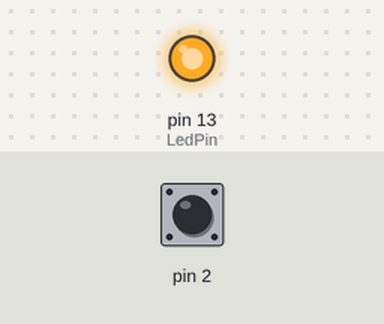
A sketch run on a simulated Arduino Uno, built with avr-gcc and run on an emulated ATmega328P. On the bench: output pins drawn as LEDs (lit = HIGH). The inputs (shaded band) are chosen by the test bench; at power-on: pin 2 HIGH.

Above: at 0.1 s.
At 0.6 s:
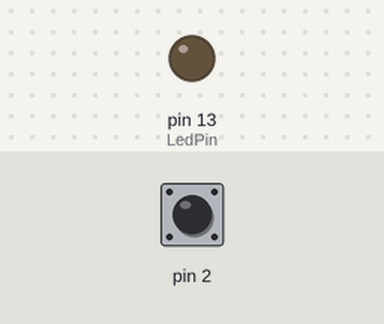
Timing chart, 0 to 2.1 s (numbered marks = the images above):
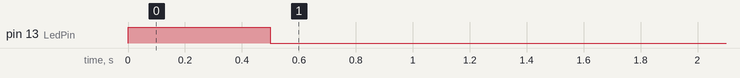

The sketch:

EspaTester.ino
```cpp
const int LedPin = 13;

void setup()
{
    Serial.begin(9600);
    pinMode( LedPin, OUTPUT );
    digitalWrite( LedPin, HIGH );
    delay( 500 );
    digitalWrite( LedPin, LOW );
    pinMode( 2, INPUT_PULLUP );
}


int state = 0; // 0=wait for EOT

char buf[40];
int prevByte = 0;

void loop()
{
    while (Serial.available()) {
        // digitalWrite( LedPin, !digitalRead( LedPin )); // Toggle
        int byteIn;
        byteIn = Serial.read();
        switch (byteIn) {
            case 1: // SOH
                break;
            case 2: // STX
                break;
            case 3: // ETX
                break;
            case 4: // EOT
                break;
            case 5: // ENQ
                if (prevByte == '2') {
                    digitalWrite( LedPin, !digitalRead( LedPin )); // Toggle
                    Serial.print( "\004" );
                }
                break;
            default:
                if (' ' <= byteIn && byteIn <= '~') {
                    // buf[idx++] = byteIn;
                }
                break;

        }
        prevByte = byteIn;
    }

    while (digitalRead( 2 ) == 0) {
       delay( 1000 );
    }

}
```
